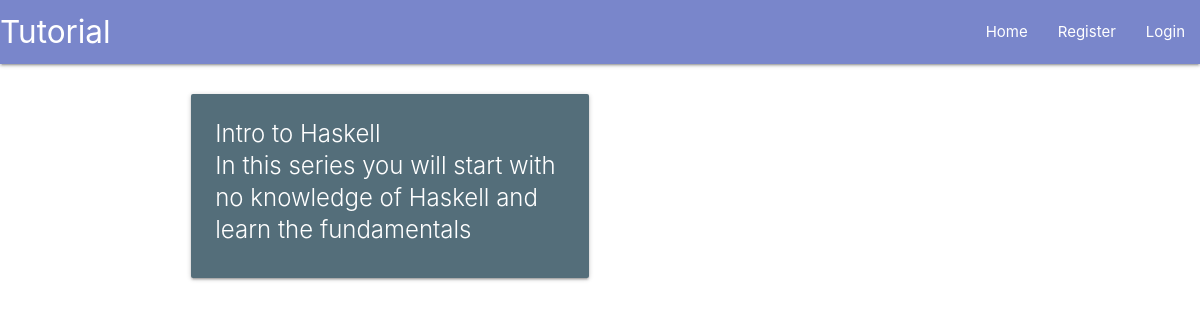
Screenshot of /haskell with the database file from the repository.
### main/models.py (models this page shows, shortened)
class TutorialSeries(models.Model):
    series = models.CharField(max_length=200)
    """
    a series is related to a category via category foreign key.
    on delete tells what to do with related objects when a entity is deleted.
    For example, if a category was deleted, you could set it to cascade and delete all
    series related to that category. We obviously don't want to do that in this case so
    we set it to the default category.
    """
    category = models.ForeignKey(TutorialCategory, default=1, verbose_name="Category", on_delete=models.SET_DEFAULT)
    summary = models.CharField(max_length=200)
    class Meta:
        verbose_name_plural = "Series"

### main/views.py (the view)
# urls.py: path("<single_slug>", views.single_slug, name="single_slug"),
def single_slug(request, single_slug):
    categories = [c.slug for c in TutorialCategory.objects.all()]
    if single_slug in categories:
        matching_series = TutorialSeries.objects.filter(category__slug=single_slug)
        series_urls = {}
        for m in matching_series.all():
            part_one = Tutorial.objects.filter(series__series=m.series).earliest("datePublished")
            series_urls[m] = part_one.slug
        return render(request, "main/category.html", {"part_ones": series_urls})
    tutorials = [t.slug for t in Tutorial.objects.all()]
    if single_slug in tutorials:
        return HttpResponse(f"{single_slug} is a tutorial!!!")
    return HttpResponse(f"{single_slug} does not correspond to anything. 404")

### main/templates/main/category.html
{% extends "main/header.html" %}
{% block content %}
    <div class="row">
        {% for series, partone in part_ones.items %}
        <div class="col s12 m6">
          <a href="{{partone}}", style="color:#000">
            <div class="card blue-grey darken-1 hoverable">
              <div class="card-content white-text">
                <div class="card-title">{{series.series}}</span>
                  <p>{{series.summary}}</p>
              </div>
            </div>
          </a>
        </div>
        {% endfor %}
      </div>
{% endblock %}

### rows the page displays
TutorialSeries: series "Intro to Haskell", summary "In this series you will start with no knowledge of Haskell and learn the fundamentals"
